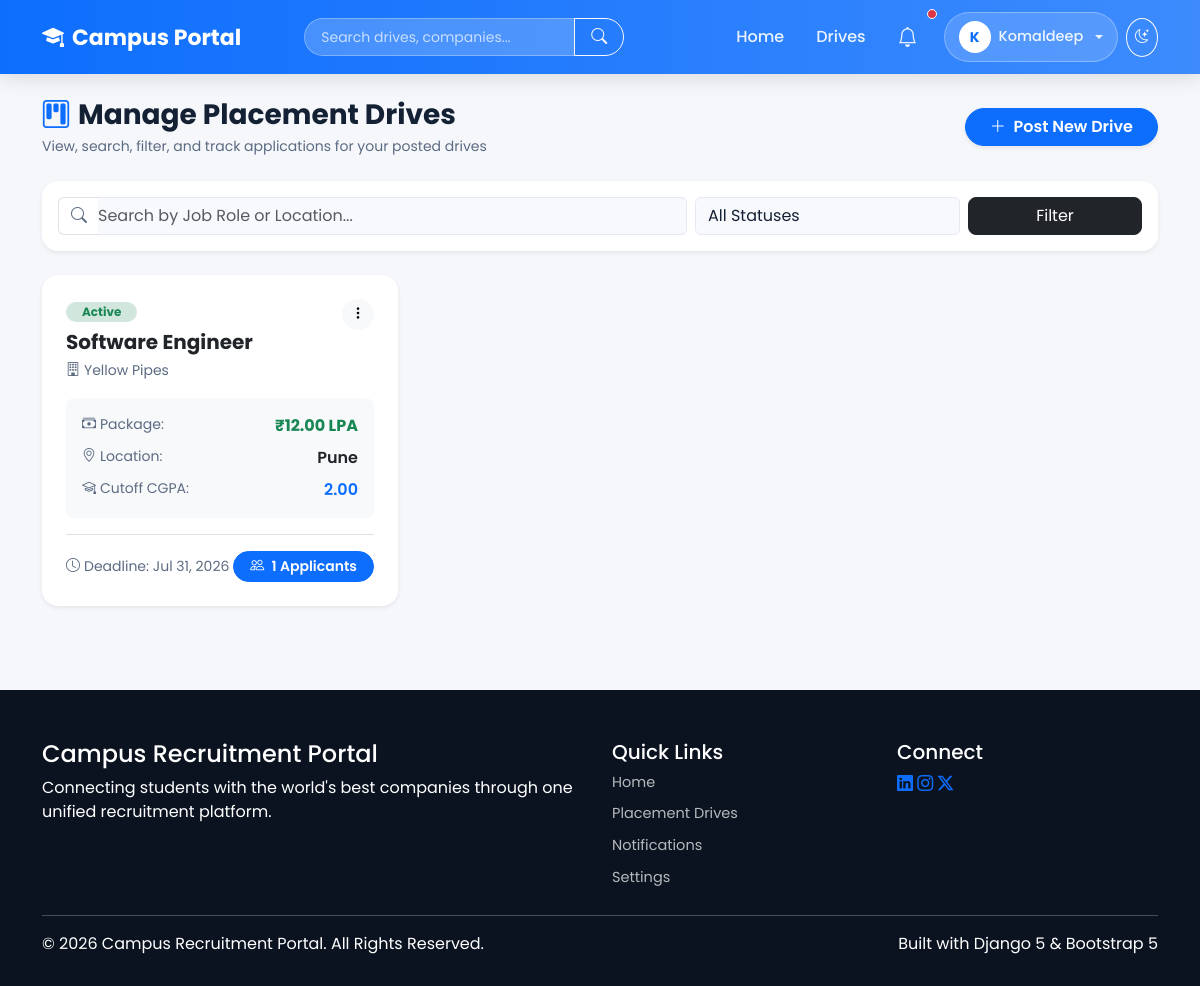
The app's page /recruiter/drives/ (signed in) with its own data.
### accounts/models.py (models this page shows, shortened)
class CustomUser(AbstractUser):
    ROLE_CHOICES = [
        ("student", "Student"),
        ("recruiter", "Recruiter"),
        ("placement_officer", "Placement Officer"),
    ]
    email = models.EmailField(unique=True)
    phone_number = models.CharField(
        max_length=15,
        blank=True
    )
    role = models.CharField(
        max_length=25,
        choices=ROLE_CHOICES,
        default="student",
    )
    objects = CustomUserManager()
    USERNAME_FIELD = "email"
    REQUIRED_FIELDS = ["username"]

### placement/models.py (models this page shows, shortened)
class PlacementDrive(models.Model):
    company = models.ForeignKey(
        Company,
        on_delete=models.CASCADE,
        related_name="drives"
    )
    job_role = models.CharField(max_length=150)
    package = models.DecimalField(
        max_digits=8,
        decimal_places=2
    )
    location = models.CharField(max_length=100)
    eligibility_cgpa = models.DecimalField(
        max_digits=4,
        decimal_places=2
    )
    description = models.TextField()
    deadline = models.DateField()
    created_by = models.ForeignKey(
        PlacementOfficerProfile,
        on_delete=models.SET_NULL,
        null=True,
        blank=True
    )
    recruiter = models.ForeignKey(
        "recruiters.RecruiterProfile",
        on_delete=models.SET_NULL,
        null=True,
        blank=True,
        related_name="created_drives"
    )
    created_at = models.DateTimeField(default=timezone.now)
    is_active = models.BooleanField(default=True)

class Company(models.Model):
    name = models.CharField(max_length=150)
    website = models.URLField(blank=True)
    email = models.EmailField(blank=True)
    description = models.TextField(blank=True)
    location = models.CharField(max_length=100)
    logo = models.ImageField(
        upload_to="company_logos/",
        blank=True,
        null=True
    )
    recruiter = models.ForeignKey(
        "recruiters.RecruiterProfile",
        on_delete=models.SET_NULL,
        null=True,
        blank=True,
        related_name="companies"
    )
    is_approved = models.BooleanField(default=True)

### recruiters/views.py (the view)
# urls.py: path("drives/", views.manage_drives, name="recruiter_manage_drives"),
@login_required
def manage_drives(request):
    recruiter = _get_recruiter_profile(request.user)
    drives = PlacementDrive.objects.filter(recruiter=recruiter).annotate(app_count=Count("application")).order_by("-created_at")
    search_query = request.GET.get("search", "")
    status_filter = request.GET.get("status", "")
    if search_query:
        drives = drives.filter(Q(job_role__icontains=search_query) | Q(location__icontains=search_query))
    if status_filter == "active":
        drives = drives.filter(is_active=True)
    elif status_filter == "inactive":
        drives = drives.filter(is_active=False)
    context = {
        "drives": drives,
        "search_query": search_query,
        "status_filter": status_filter,
    }
    return render(request, "recruiters/manage_drives.html", context)

### recruiters/views.py (called while the page is built)
def _get_recruiter_profile(user):
    profile, created = RecruiterProfile.objects.get_or_create(
        user=user,
        defaults={"company_name": user.first_name or "Company", "designation": "Recruiter"}
    )
    return profile

### templates/recruiters/manage_drives.html (shortened to what this page needs)
{% extends "base.html" %}
{% block content %}
<div class="container py-4">
    <div class="d-flex flex-column flex-md-row align-items-md-center justify-content-between mb-4">
        <div>
            <h3 class="fw-bold mb-1"><i class="bi bi-kanban text-primary me-2"></i>Manage Placement Drives</h3>
            <p class="text-muted small mb-0">View, search, filter, and track applications for your posted drives</p>
        </div>
        <div class="mt-3 mt-md-0">
            <a href="{% url 'recruiter_create_drive' %}" class="btn btn-primary rounded-pill px-4 shadow-sm fw-semibold">
                <i class="bi bi-plus-lg me-1"></i> Post New Drive
            </a>
        </div>
    </div>
    <div class="card border-0 shadow-sm rounded-4 p-3 bg-white mb-4">
        <form method="GET" class="row g-2 align-items-center">
            <div class="col-md-6 col-lg-7">
                <div class="input-group">
                    <span class="input-group-text bg-transparent border-end-0"><i class="bi bi-search text-muted"></i></span>
                    <input type="text" name="search" class="form-control border-start-0 ps-0" placeholder="Search by Job Role or Location..." value="{{ search_query }}">
                </div>
            </div>
            <div class="col-md-4 col-lg-3">
                <select name="status" class="form-select" onchange="this.form.submit()">
                    <option value="">All Statuses</option>
                </select>
            </div>
            <div class="col-md-2 col-lg-2 d-grid">
                <button type="submit" class="btn btn-dark rounded-3">Filter</button>
            </div>
        </form>
    </div>
    {% if drives %}
    <div class="row g-4">
        {% for drive in drives %}
        <div class="col-md-6 col-lg-4">
            <div class="card border-0 shadow-sm rounded-4 h-100 bg-white hover-lift">
                <div class="card-body p-4 d-flex flex-column">
                    <div class="d-flex justify-content-between align-items-start mb-3">
                        <div>
                            <span class="badge {% if drive.is_active %}bg-success-subtle text-success{% else %}bg-secondary-subtle text-secondary{% endif %} rounded-pill px-3 py-1 mb-2">
                                {% if drive.is_active %}Active{% else %}Inactive{% endif %}
                            </span>
                            <h5 class="fw-bold mb-1 text-dark">{{ drive.job_role }}</h5>
                            <small class="text-muted"><i class="bi bi-building me-1"></i>{{ drive.company.name }}</small>
                        </div>
                        <div class="dropdown">
                            <button class="btn btn-light btn-sm rounded-circle" type="button" data-bs-toggle="dropdown">
                                <i class="bi bi-three-dots-vertical"></i>
                            </button>
                        </div>
                    </div>
                    <div class="bg-light p-3 rounded-3 mb-3">
                        <div class="d-flex justify-content-between mb-2">
                            <span class="text-muted small"><i class="bi bi-cash-stack me-1"></i>Package:</span>
                            <span class="fw-bold text-success">₹{{ drive.package }} LPA</span>
                        </div>
                        <div class="d-flex justify-content-between mb-2">
                            <span class="text-muted small"><i class="bi bi-geo-alt me-1"></i>Location:</span>
                            <span class="fw-semibold text-dark">{{ drive.location }}</span>
                        </div>
                        <div class="d-flex justify-content-between">
                            <span class="text-muted small"><i class="bi bi-mortarboard me-1"></i>Cutoff CGPA:</span>
                            <span class="fw-semibold text-primary">{{ drive.eligibility_cgpa }}</span>
                        </div>
                    </div>
                    <div class="mt-auto border-top pt-3 d-flex justify-content-between align-items-center">
                        <div class="text-muted small">
                            <i class="bi bi-clock me-1"></i>Deadline: {{ drive.deadline|date:"M d, Y" }}
                        </div>
                        <a href="{% url 'recruiter_drive_applicants' drive.id %}" class="btn btn-sm btn-primary rounded-pill px-3 fw-semibold">
                            <i class="bi bi-people me-1"></i> {{ drive.app_count }} Applicants
                        </a>
                    </div>
                </div>
            </div>
        </div>
        {% endfor %}
    </div>
    {% endif %}
</div>
{% endblock %}

### templates/base.html (shortened to what this page needs)
<!DOCTYPE html>
<html lang="en">
<head>
<link href="https://cdn.jsdelivr.net/npm/bootstrap@5.3.3/dist/css/bootstrap.min.css" rel="stylesheet">
<link rel="stylesheet" href="https://cdn.jsdelivr.net/npm/bootstrap-icons@1.11.3/font/bootstrap-icons.min.css">
</head>
<body>
<nav class="navbar navbar-expand-lg sticky-top">
<div class="container">
    <a class="navbar-brand" href="/"><i class="bi bi-mortarboard-fill"></i> Campus Portal</a>
    <div class="collapse navbar-collapse" id="nav">
        <form action="{% url 'global_search' %}" method="GET" class="d-flex mx-auto my-2 my-lg-0" style="max-width: 320px; width: 100%;">
            <div class="input-group">
                <input type="text" name="q" class="form-control nav-search-input" placeholder="Search drives, companies..." value="{{ request.GET.q }}">
                <button class="btn btn-outline-light rounded-end-pill px-3" type="submit"><i class="bi bi-search"></i></button>
            </div>
        </form>
        <ul class="navbar-nav ms-auto align-items-lg-center">
            <li class="nav-item">
                <a class="nav-link {% if request.resolver_match.url_name == 'home' %}active{% endif %}" href="/">Home</a>
            </li>
            <li class="nav-item">
                <a class="nav-link" href="{% url 'placement_drives' %}">Drives</a>
            </li>
            {% if user.is_authenticated %}
                <li class="nav-item me-2">
                    <a class="nav-link position-relative" href="{% url 'notifications_list' %}" title="Notifications">
                        <i class="bi bi-bell fs-5"></i>
                        {% if user.notifications.filter.is_read.count > 0 or user.notifications.count > 0 %}
                            <span class="position-absolute top-0 start-100 translate-middle p-1 bg-danger border border-light rounded-circle"></span>
                        {% endif %}
                    </a>
                </li>
                <li class="nav-item dropdown">
                    <a class="nav-link user-menu-toggle dropdown-toggle" href="#" role="button" data-bs-toggle="dropdown">
                        <span class="user-avatar-circle">{{ user.first_name|default:user.username|first|upper }}</span>
                        <span>{{ user.first_name|default:user.username }}</span>
                    </a>
                </li>
            {% endif %}
            <li class="nav-item ms-lg-2 mt-2 mt-lg-0">
                <button onclick="toggleTheme()" class="btn btn-sm btn-outline-light rounded-circle p-2" id="themeToggleBtn" title="Toggle Theme" aria-label="Toggle theme">
                    <i class="bi bi-moon-stars"></i>
                </button>
            </li>
        </ul>
    </div>
</div>
</nav>
<main>
{% block content %}
{% endblock %}
</main>
<footer>
<div class="container">
    <div class="row">
        <div class="col-md-6 mb-4 mb-md-0">
            <h4>Campus Recruitment Portal</h4>
            <p>Connecting students with the world's best companies through one unified recruitment platform.</p>
        </div>
        <div class="col-md-3 mb-4 mb-md-0">
            <h5>Quick Links</h5>
            <a href="/" class="footer-link">Home</a>
            <a href="{% url 'placement_drives' %}" class="footer-link">Placement Drives</a>
            <a href="{% url 'notifications_list' %}" class="footer-link">Notifications</a>
            <a href="{% url 'user_settings' %}" class="footer-link">Settings</a>
        </div>
        <div class="col-md-3">
            <h5>Connect</h5>
            <div>
                <a href="#" class="social-icon"><i class="bi bi-linkedin"></i></a>
                <a href="#" class="social-icon"><i class="bi bi-instagram"></i></a>
                <a href="#" class="social-icon"><i class="bi bi-twitter-x"></i></a>
            </div>
        </div>
    </div>
    <hr>
    <div class="d-flex flex-column flex-md-row justify-content-between align-items-center">
        <p class="footer-bottom mb-0">© 2026 Campus Recruitment Portal. All Rights Reserved.</p>
        <p class="footer-bottom mb-0">Built with Django 5 & Bootstrap 5</p>
    </div>
</div>
</footer>
</body>
</html>

### templates/base.html (style rules this page uses)
:root { --brand-blue: #0d6efd; --brand-blue-light: #3d8bfd; --brand-dark: #0b1320; --text-muted: #5c6b82; --bg-soft: #f5f7fb; --surface: #ffffff; --surface-2: #f8f9fc; --border-color: #e5eaf2; --text-color: #142033; --radius-lg: 20px; --radius-md: 14px; }
body { font-family: 'Poppins', sans-serif; background: var(--bg-soft); color: var(--text-color); display: flex; flex-direction: column; min-height: 100vh; transition: background-color 0.3s ease, color 0.3s ease; }
main { flex: 1; }
a { color: var(--brand-blue); }
.card, .list-group-item, .table, .form-control, .form-select, .alert { border-color: var(--border-color); }
.card { background: var(--surface); color: var(--text-color); border: 1px solid var(--border-color); border-radius: var(--radius-lg); box-shadow: 0 10px 30px rgba(0, 0, 0, 0.06); }
.form-control, .form-select, .form-control:focus, .form-select:focus { background: var(--surface-2); color: var(--text-color); border-color: var(--border-color); }
.text-muted { color: var(--text-muted) !important; }
.navbar { background: linear-gradient(90deg, var(--brand-blue), var(--brand-blue-light)); box-shadow: 0 4px 20px rgba(0, 0, 0, .12); padding: 12px 0; }
.navbar-brand { font-size: 22px; font-weight: 700; color: #fff !important; display: flex; align-items: center; gap: 8px; }
.nav-link { color: rgba(255, 255, 255, .9) !important; font-weight: 500; margin-left: 4px; padding: 8px 14px !important; border-radius: 30px; transition: .25s; }
.nav-search-input { background: rgba(255, 255, 255, 0.2); border: 1px solid rgba(255, 255, 255, 0.3); color: #fff; border-radius: 30px; padding: 6px 16px; font-size: 14px; }
.nav-search-input::placeholder { color: rgba(255, 255, 255, 0.7); }
.user-menu-toggle { display: flex; align-items: center; gap: 8px; background: rgba(255, 255, 255, .15); border: 1px solid rgba(255, 255, 255, .3); color: #fff; border-radius: 30px; padding: 5px 14px 5px 5px; font-weight: 500; font-size: 14.5px; }
.user-avatar-circle { width: 32px; height: 32px; border-radius: 50%; background: #fff; color: var(--brand-blue); font-weight: 700; display: flex; align-items: center; justify-content: center; font-size: 14px; }
.hover-lift { transition: transform 0.25s ease, box-shadow 0.25s ease; }
footer { background: var(--brand-dark); color: #fff; padding: 50px 0 30px; margin-top: 60px; }
footer .footer-link { color: rgba(255, 255, 255, .7); text-decoration: none; display: block; margin-bottom: 10px; font-size: 14.5px; transition: .2s; }

### records on screen
CustomUser: first_name|first "K", first_name "Komaldeep"
PlacementDrive: is_active "Active", job_role "Software Engineer", company.name "Yellow Pipes", package "12.00", location "Pune", eligibility_cgpa "2.00", deadline "Jul 31, 2026", app_count "1"
